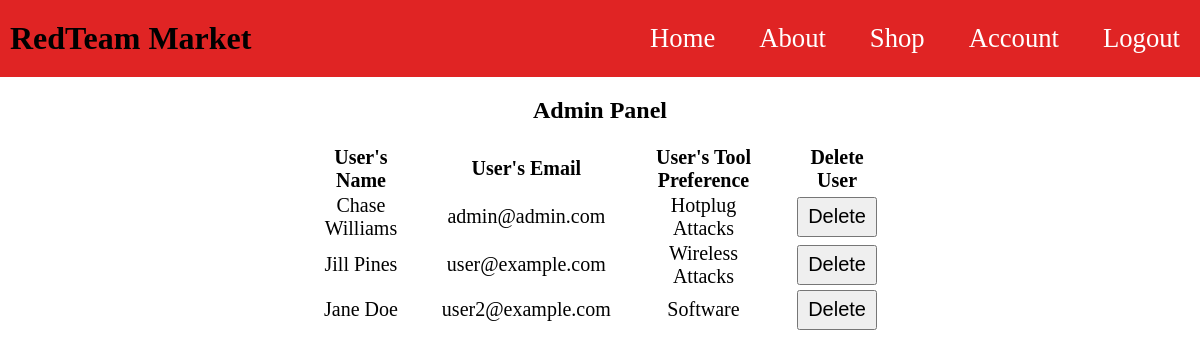
Page /admin_control.php (signed in) on the committed database.
### tables this page shows
CREATE TABLE `users` (
  `UserID` int(11) NOT NULL,
  `AccountType` int(11) DEFAULT NULL,
  `Name` char(30) NOT NULL,
  `email` char(30) NOT NULL,
  `password` char(150) NOT NULL,
  `ToolPreferenceNO` int(11) DEFAULT NULL
);

CREATE TABLE `tool_categories` (
  `CategoryNumber` int(11) NOT NULL,
  `CategoryName` char(20) NOT NULL
);

### admin_control.php (the view, shortened to what this page needs)
<!DOCTYPE html>
<html lang="en">
<head>
	<link rel="stylesheet" href="styles.css">
</head>
<body>
	<div class="titlebar">
		<h1>RedTeam Market</h1>
		<div class="nav">
			<ul>
				<li><a href="index.php">Home</a></li>
				<li><a href="about.php">About</a></li>
				<li><a href="shop.php">Shop</a></li>
				<li><a href="user_account.php">Account</a></li>
				<li><a href="logout.php">Logout</a></li>
			</ul>
		</div>
	</div>
	<h2 class="bodytitle">Admin Panel</h2>
	<div class="body_admin">
			<table class="admin_control">
				<tr>
					<th>User's Name</th>
					<th>User's Email</th>
					<th>User's Tool Preference</th>
					<th>Delete User</th>
				</tr>
				<?php
					$sql = "SELECT * FROM users";
					$r = mysqli_query($connect, $sql);
					if($r) {
						while($row = mysqli_fetch_array($r)) {
							$name = $row['Name'];
							$email = $row['email'];
							echo '<tr>';
							echo "<td>$name</td>";
							echo "<td>$email</td>";
							$preference = $row['ToolPreferenceNO'];
							$sql2 = "SELECT CategoryName FROM tool_categories WHERE CategoryNumber=$preference";
							$r2 = mysqli_query($connect, $sql2);
							$row2 = mysqli_fetch_array($r2);
							$prefName = $row2['CategoryName'];
							echo "<td>$prefName</td>";
							echo '
							<td>
								<form action="delete_user.php" method="post">';
							$userID = $row['UserID'];
							echo "<button class='deleteUser' name='delete' type='submit' value=$userID>Delete</button>";
							echo '
								</form>
							</td>
							';
							echo "</tr>";
						}
					}
				?>
			</table>
	</div>
</body>
</html>

### styles.css (style rules this page uses)
body { margin: 0; padding: 0; font-family: times; }
.titlebar { background: #e02424; width: 100%; margin: 0; padding: 0; display: flex; align-items: center; justify-content: space-between; }
.titlebar h1 { margin: 20px 0 20px 10px; }
.nav ul { margin: 0; }
.nav ul li { list-style: none; display: inline-block; margin: 0 20px; position: relative; font-size: 20pt; }
.nav ul li a { color: white; text-decoration: none; }
.bodytitle { text-align: center; }
.body_admin { align-items: center; width: 50%; margin-left: auto; margin-right: auto; }
.admin_control { margin-left: auto; margin-right: auto; font-size: 15pt; }
.admin_control th { padding: 0 20px 0 20px; }
.admin_control td { padding: 0 20px 0 20px; text-align: center; }
.deleteUser { width: 80px; height: 40px; font-size: 15pt; }

### rows in the picture
users: Name "Chase Williams", email "admin@admin.com", ToolPreferenceNO.CategoryName "Hotplug Attacks", $userID 6 (drawn)
users: Name "Jill Pines", email "user@example.com", ToolPreferenceNO.CategoryName "Wireless Attacks", $userID 9 (drawn)
users: Name "Jane Doe", email "user2@example.com", ToolPreferenceNO.CategoryName "Software", $userID 20 (drawn)
